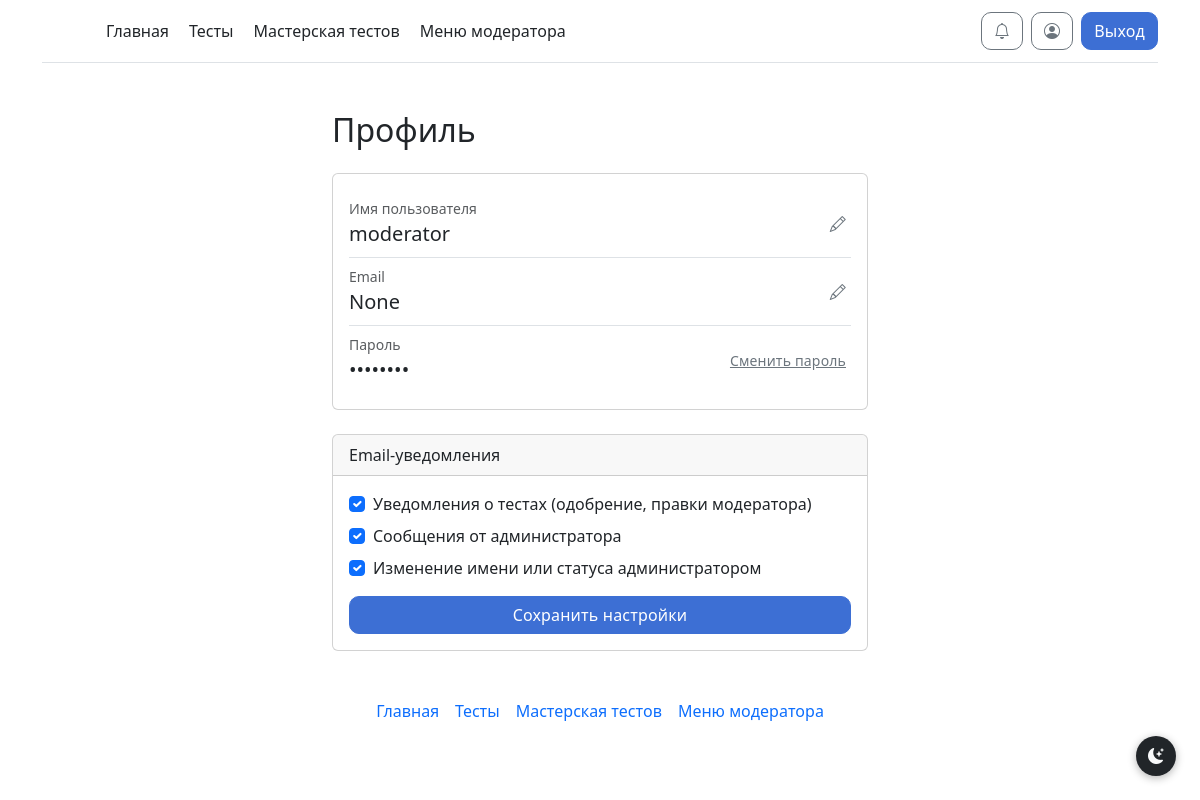
Page /profile (signed in) on the committed database.
### models.py (models this page shows)
class User(db.Model, UserMixin):
    id = db.Column(db.Integer, primary_key=True)
    username = db.Column(db.String, unique=True)
    password = db.Column(db.String)
    email = db.Column(db.String, unique=True)
    admin = db.Column(db.Integer, default=0)  # 0 — пользователь, 1 — модератор, 2 — администратор
    current_test_id = db.Column(db.Integer, default=None)
    notif_email_tests = db.Column(db.Boolean, default=True)
    notif_email_admin = db.Column(db.Boolean, default=True)
    notif_email_account = db.Column(db.Boolean, default=True)

### routes/profile.py (the view)
@profile_bp.route('/profile')
@login_required
def profile():
    show_email_confirm = request.args.get("show_email_confirm") == "1"
    pending_email = session.get("pending_email", {}).get("new_email") if show_email_confirm else None
    return render_template("profile.html",
                           show_email_confirm=show_email_confirm,
                           pending_new_email=pending_email)

### __init__.py (called while the page is built, shortened)
@manager.user_loader
def load_user(user_id):
    return db.session.get(User, user_id)

@app.template_filter('get_unread_notifications_count')
def get_unread_notifications_count(user_id):
    return Notifications.query.filter_by(n_user_id=user_id, n_is_read=False).count()

@app.before_request
def check_must_rate_test():
    excluded_paths = ['/test/', '/static/', '/logout']

### templates/profile.html (shortened to what this page needs)
{% extends 'base.html' %}
{% block main %}
<div class="container mt-4" style="max-width: 560px;">
    <h2 class="mb-4">Профиль</h2>
    <div class="card">
        <div class="card-body">
            <div class="d-flex justify-content-between align-items-center py-2 border-bottom">
                <div>
                    <div class="text-muted small">Имя пользователя</div>
                    <div class="fs-5">{{ current_user.username }}</div>
                </div>
                <button class="btn btn-link text-secondary p-1" data-bs-toggle="modal" data-bs-target="#usernameModal">
                    <i class="bi bi-pencil"></i>
                </button>
            </div>
            <div class="d-flex justify-content-between align-items-center py-2 border-bottom">
                <div>
                    <div class="text-muted small">Email</div>
                    <div class="fs-5">{{ current_user.email }}</div>
                </div>
                <button class="btn btn-link text-secondary p-1" data-bs-toggle="modal" data-bs-target="#emailModal">
                    <i class="bi bi-pencil"></i>
                </button>
            </div>
            <div class="d-flex justify-content-between align-items-center py-2">
                <div>
                    <div class="text-muted small">Пароль</div>
                    <div class="fs-5">••••••••</div>
                </div>
                <button class="btn btn-link text-secondary p-1" data-bs-toggle="modal" data-bs-target="#passwordModal">
                    <span class="small">Сменить пароль</span>
                </button>
            </div>
        </div>
    </div>
    <div class="card mt-4">
        <div class="card-header">Email-уведомления</div>
        <div class="card-body">
            <form method="POST" action="/profile/notification-settings">
                <div class="form-check mb-2">
                    <input class="form-check-input" type="checkbox" name="email_tests" id="emailTests"
                           {% if current_user.notif_email_tests %}checked{% endif %}>
                    <label class="form-check-label" for="emailTests">
                        Уведомления о тестах (одобрение, правки модератора)
                    </label>
                </div>
                <div class="form-check mb-2">
                    <input class="form-check-input" type="checkbox" name="email_admin_messages" id="emailAdmin"
                           {% if current_user.notif_email_admin %}checked{% endif %}>
                    <label class="form-check-label" for="emailAdmin">
                        Сообщения от администратора
                    </label>
                </div>
                <div class="form-check mb-3">
                    <input class="form-check-input" type="checkbox" name="email_account_changes" id="emailAccount"
                           {% if current_user.notif_email_account %}checked{% endif %}>
                    <label class="form-check-label" for="emailAccount">
                        Изменение имени или статуса администратором
                    </label>
                </div>
                <button type="submit" class="btn btn-primary w-100">Сохранить настройки</button>
            </form>
        </div>
    </div>
</div>
{% endblock %}

### static/style/style.css (style rules this page uses)
.btn { border-radius: 10px !important; font-weight: 500; letter-spacing: 0.01em; transition: transform 0.1s ease, box-shadow 0.1s ease, background-color 0.1s ease !important; }
.btn-primary { background: #3d6fd4 !important; border-color: #3d6fd4 !important; }

### rows in the picture
User: username "moderator", email "None", notif_email_tests "☑", notif_email_admin "☑", notif_email_account "☑"
